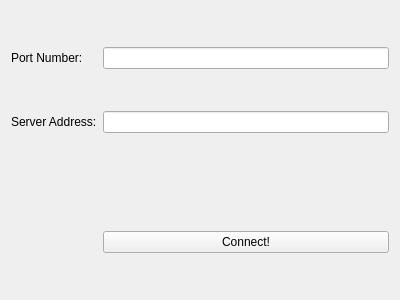
<?xml version="1.0" encoding="UTF-8"?>
<ui version="4.0">
 <class>MainWindow</class>
 <widget class="QMainWindow" name="MainWindow">
  <property name="geometry">
   <rect>
    <x>0</x>
    <y>0</y>
    <width>400</width>
    <height>300</height>
   </rect>
  </property>
  <property name="windowTitle">
   <string>MainWindow</string>
  </property>
  <widget class="QWidget" name="centralWidget">
   <layout class="QGridLayout" name="gridLayout">
    <item row="0" column="0">
     <widget class="QLabel" name="portLabel">
      <property name="text">
       <string>Port Number:</string>
      </property>
     </widget>
    </item>
    <item row="0" column="1">
     <widget class="QLineEdit" name="portEdit"/>
    </item>
    <item row="1" column="0">
     <widget class="QLabel" name="serverName">
      <property name="text">
       <string>Server Address:</string>
      </property>
     </widget>
    </item>
    <item row="1" column="1">
     <widget class="QLineEdit" name="serverNameEdit"/>
    </item>
    <item row="2" column="1">
     <widget class="QLabel" name="resultLabel">
      <property name="sizePolicy">
       <sizepolicy hsizetype="Preferred" vsizetype="Maximum">
        <horstretch>0</horstretch>
        <verstretch>0</verstretch>
       </sizepolicy>
      </property>
      <property name="text">
       <string/>
      </property>
     </widget>
    </item>
    <item row="3" column="1">
     <widget class="QPushButton" name="connectButton">
      <property name="text">
       <string>Connect!</string>
      </property>
     </widget>
    </item>
   </layout>
  </widget>
 </widget>
 <layoutdefault spacing="6" margin="11"/>
 <resources/>
 <connections/>
</ui>
